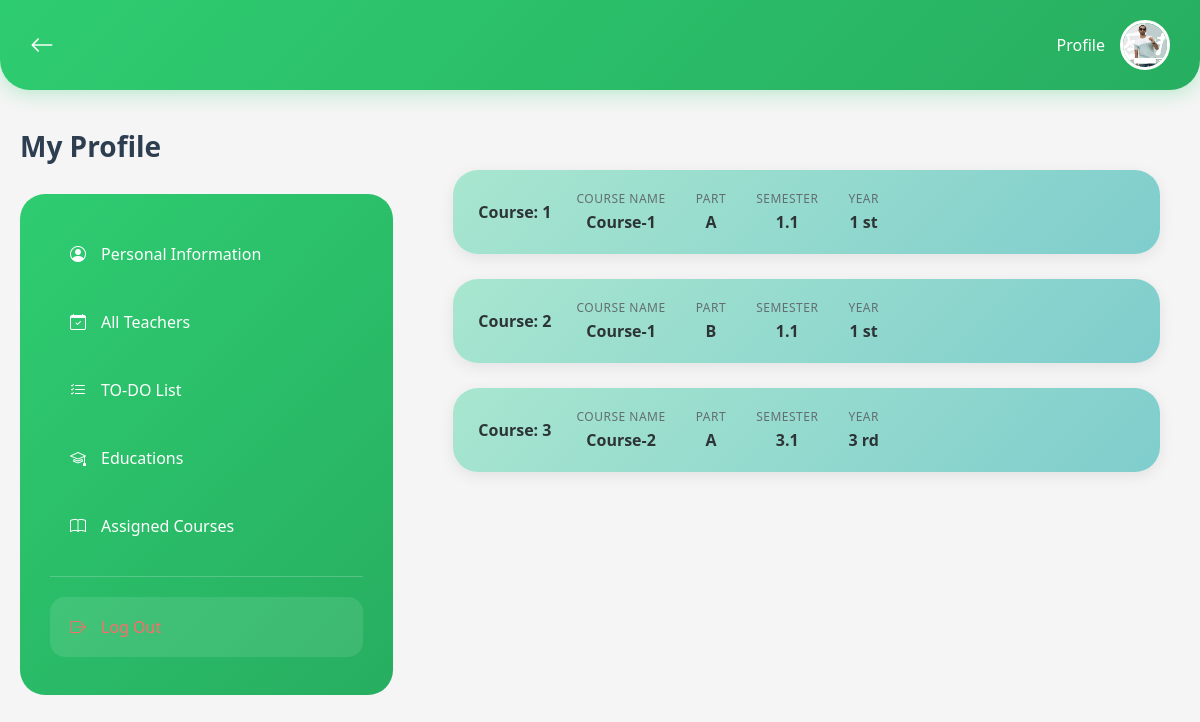
/teacher/dashboard/ (signed in), run on the app's committed database.
### teacher/models.py (models this page shows, shortened)
class Teacher(models.Model):
    user = models.OneToOneField(User, on_delete=models.CASCADE, related_name="teacher")
    teacher_id = models.IntegerField()
    phone = models.CharField(max_length=13, null= True, blank= True)
    permanent_address = models.CharField(max_length=100, null = True, blank=True)
    picture = models.ImageField(upload_to="profile/")

### course/models.py (models this page shows, shortened)
class Part(models.Model):
    course = models.ForeignKey(Course, on_delete=models.CASCADE)
    name = models.CharField(choices=PartName, max_length=2)
    teacher = models.ForeignKey(Teacher, on_delete=models.CASCADE, null=True, blank=True)

class Course(models.Model):
    name = models.CharField(max_length=50)
    slug = models.SlugField(max_length=50)
    code = models.CharField(max_length=8)
    credit = models.IntegerField()
    semester = models.ForeignKey(Semester, on_delete=models.CASCADE)

### student/models.py (models this page shows, shortened)
class Semester(models.Model):
    name = models.CharField(max_length=50)
    year = models.CharField(max_length=5, null=True)

### course/views.py (the view)
# urls.py: path('teacher/dashboard/', views.TeacherPartListView.as_view(), name='teacher_part_list'),
@method_decorator(login_required, name='dispatch')
class TeacherPartListView(View):
    def get(self, request):
        teacher = get_object_or_404(Teacher, user=request.user)
        parts = Part.objects.filter(teacher=teacher).select_related('course', 'course__semester')
        return render(request, 'teacher_part_list.html', {
            'teacher': teacher,
            'parts': parts,
        })

### course/templates/teacher_part_list.html (shortened to what this page needs)
{% extends 'base.html' %}
{% load static %}
{% block content %}
  <div class="container">
    <div class="course-list">
      {% if parts %}
        {% for part in parts %}
          <a href="{% url 'part_detail' part.id %}" class="text-decoration-none">
            <div class="course-card" style="margin-top: 10px">
              <div class="course-info">
                <div class="course-number">Course: {{ forloop.counter }}</div>
                <div class="course-details">
                  <div class="detail-item">
                    <div class="detail-label">Course Name</div>
                    <div class="detail-value">{{ part.course.name }}</div>
                  </div>
                  <div class="detail-item">
                    <div class="detail-label">Part</div>
                    <div class="detail-value">{{ part.name }}</div>
                  </div>
                  <div class="detail-item">
                    <div class="detail-label">Semester</div>
                    <div class="detail-value">
                      {{ part.course.semester.name|default:"N/A" }}
                    </div>
                  </div>
                  <div class="detail-item">
                    <div class="detail-label">Year</div>
                    <div class="detail-value">
                      {{ part.course.semester.year|default:"N/A" }}
                    </div>
                  </div>
                </div>
              </div>
            </div>
          </a>
        {% endfor %}
      {% else %}
        <div class="no-courses">No courses assigned to this teacher.</div>
      {% endif %}
    </div>
  </div>
{% endblock %}

### teacher/templates/base.html (shortened to what this page needs)
{% load static %}
<!DOCTYPE html>
<html lang="en">
<head>
  <link href="https://cdn.jsdelivr.net/npm/bootstrap@5.3.0-alpha3/dist/css/bootstrap.min.css" rel="stylesheet" />
  <link rel="stylesheet" href="https://cdnjs.cloudflare.com/ajax/libs/font-awesome/6.4.0/css/all.min.css" />
  <link rel="stylesheet" href="https://cdn.jsdelivr.net/npm/bootstrap-icons@1.10.0/font/bootstrap-icons.css" />
</head>
<body>
<div class="header">
  <a href="javascript:history.back()" class="back-arrow"><i class="bi bi-arrow-left"></i></a>
  <div class="profile-header">
    <span>Profile</span>
    <a href="{% url 'teacher_profile' %}"> <img src="{% if teacher.picture %}{{ teacher.picture.url }}{% else %}{% static 'images/default_avatar.png' %}{% endif %}" alt="Profile Picture" class="header-profile-img" /></a>
  </div>
</div>
<div class="main-container">
  <div class="content-wrapper">
    <div class="sidebar-section">
      <h2>My Profile</h2>
      <div class="sidebar-menu">
        <a href="{% url 'teacher_profile' %}" class="menu-item {% block active_personal %}{% endblock %}">
          <i class="bi bi-person-circle"></i> Personal Information
        </a>
        <a href="{% url 'teacher_list' %}" class="menu-item">
          <i class="bi bi-calendar-check"></i> All Teachers
        </a>
        <a href="{% url 'todo_dashboard' %}" class="menu-item">
          <i class="bi bi-list-check"></i> TO-DO List
        </a>
        <a href="{% url 'degree_list' %}" class="menu-item {% block active_degree %}{% endblock %}">
          <i class="bi bi-mortarboard"></i> Educations
        </a>
        <a href="{% url 'teacher_part_list' %}" class="menu-item">
          <i class="bi bi-book"></i> Assigned Courses
        </a>
        <div class="logout-item">
          <a href="{% url 'teacher_logout' %}" class="menu-item">
            <i class="bi bi-box-arrow-right"></i> Log Out
          </a>
        </div>
      </div>
    </div>
    <div class="profile-content">
      {% block content %}{% endblock %}
    </div>
  </div>
</div>
</body>
</html>

### teacher/templates/base.html (style rules this page uses)
body { background-color: #f5f7fa; font-family: "Segoe UI", sans-serif; }
.header { background: linear-gradient(135deg, #2ecc71, #27ae60); color: white; padding: 20px 30px; display: flex; justify-content: space-between; align-items: center; border-radius: 0 0 30px 30px; box-shadow: 0 4px 20px rgba(46, 204, 113, 0.3); }
.back-arrow { color: white; font-size: 24px; text-decoration: none; }
.profile-header { display: flex; align-items: center; gap: 15px; }
.header-profile-img { width: 50px; height: 50px; border-radius: 50%; border: 3px solid white; object-fit: cover; }
.main-container { padding: 40px 20px; max-width: 1400px; margin: 0 auto; }
.content-wrapper { display: grid; grid-template-columns: 1fr 2fr; gap: 40px; align-items: start; }
.sidebar-section h2 { font-size: 28px; font-weight: 700; color: #2c3e50; margin-bottom: 30px; }
.sidebar-menu { background: linear-gradient(135deg, #2ecc71, #27ae60); border-radius: 25px; padding: 30px; }
.menu-item { display: flex; align-items: center; gap: 15px; padding: 18px 20px; color: white; text-decoration: none; border-radius: 15px; margin-bottom: 8px; font-size: 16px; font-weight: 500; }
.logout-item { margin-top: 20px; border-top: 1px solid rgba(255,255,255,0.2); padding-top: 20px; }
.logout-item .menu-item { color: #ff6b6b; background-color: rgba(255,255,255,0.1); }

### course/templates/teacher_part_list.html (style rules this page uses)
* { margin: 0; padding: 0; box-sizing: border-box; }
body { font-family: "Segoe UI", Tahoma, Geneva, Verdana, sans-serif; background-color: #f5f5f5; min-height: 100vh; }
.container { max-width: 1200px; margin: 0 auto; padding: 30px 20px; }
.course-list { display: flex; flex-direction: column; gap: 15px; }
.course-card { background: white; border-radius: 25px; padding: 20px 25px; display: flex; align-items: center; justify-content: space-between; box-shadow: 0 4px 15px rgba(0, 0, 0, 0.08); transition: all 0.3s ease; cursor: pointer; }
.course-card:nth-child(odd) { background: linear-gradient(135deg, #a8e6cf, #7fcdcd); }
.course-info { display: flex; align-items: center; gap: 25px; flex: 1; }
.course-number { font-weight: bold; font-size: 16px; color: #2d3436; }
.course-details { display: flex; align-items: center; gap: 30px; }
.detail-item { display: flex; flex-direction: column; align-items: center; gap: 2px; }
.detail-label { font-size: 12px; color: #636e72; font-weight: 500; text-transform: uppercase; letter-spacing: 0.5px; }
.detail-value { font-size: 16px; font-weight: 600; color: #2d3436; }

### data on the page
Teacher: picture (picture)
Part: course.name "Course-1", name "A", course.semester.name "1.1", course.semester.year "1 st"
Part: course.name "Course-1", name "B", course.semester.name "1.1", course.semester.year "1 st"
Part: course.name "Course-2", name "A", course.semester.name "3.1", course.semester.year "3 rd"
